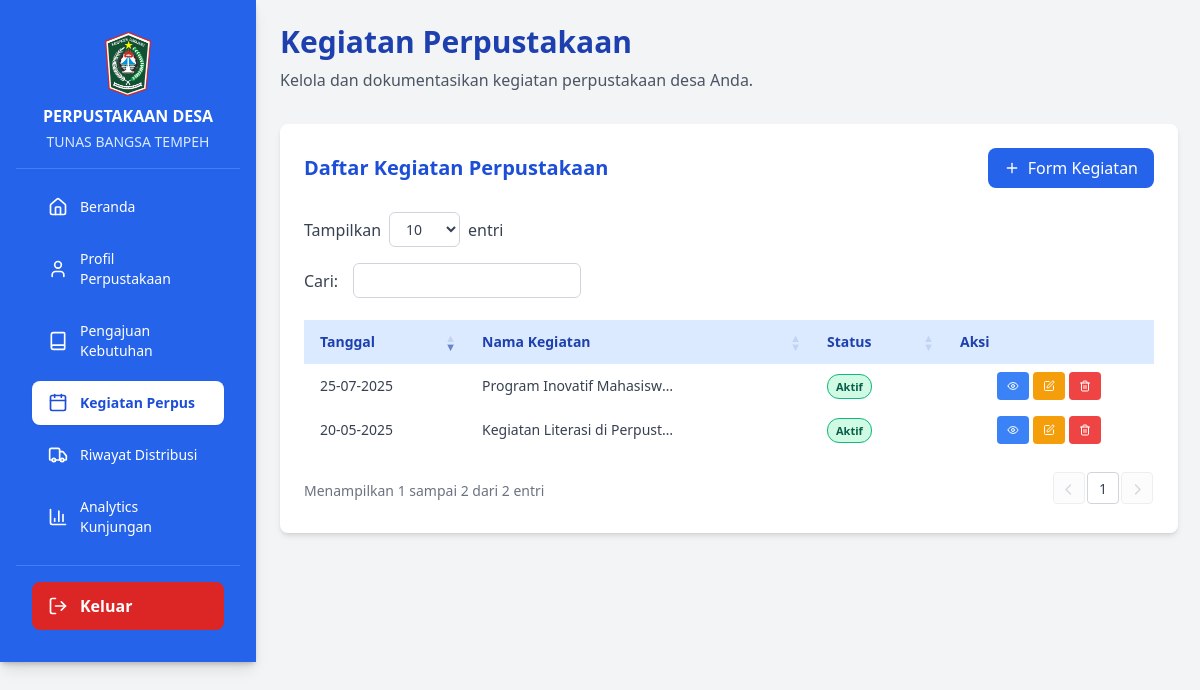
The page /admin/kegiatan-perpus (signed in) on the database its author committed.
### app/models.py (models this page shows)
class KegiatanPerpus(db.Model):
    id = db.Column(db.Integer, primary_key=True)
    user_id = db.Column(db.Integer, db.ForeignKey('user.id'), nullable=False)
    perpus_id = db.Column(db.Integer, db.ForeignKey('perpus_desa.id'), nullable=False)
    nama_kegiatan = db.Column(db.String(200), nullable=False)
    tanggal_kegiatan = db.Column(db.Date, nullable=False)
    deskripsi_kegiatan = db.Column(db.Text, nullable=False)  # HTML content
    lokasi_kegiatan = db.Column(db.String(255), nullable=False)  # Google Maps link (same as detail_perpus.lokasi)
    latitude = db.Column(db.Float, nullable=True)
    longitude = db.Column(db.Float, nullable=True)
    foto_kegiatan = db.Column(db.String(255), nullable=True)
    status = db.Column(db.String(20), default='active')  # active, archived
    created_at = db.Column(db.DateTime, default=get_wib_datetime)
    updated_at = db.Column(db.DateTime, default=get_wib_datetime, onupdate=get_wib_datetime)
    user = db.relationship('User', backref='kegiatan_perpus_list')
    perpus = db.relationship('PerpusDesa', backref='kegiatan_list')

### app/controllers/admin_routes.py (the view, shortened to what this page needs)
@bp.route('/kegiatan-perpus', methods=['GET', 'POST'])
@admin_login_required
def kegiatan_perpus():
    user_id = SessionManager.get_current_user_id('admin')
    user = User.query.get(user_id)
    data_kegiatan = KegiatanPerpus.query.filter_by(perpus_id=user.perpus_id).order_by(KegiatanPerpus.tanggal_kegiatan.desc()).all()
    return render_template('admin/kegiatan_perpus.html', data_kegiatan=data_kegiatan)

### app/controllers/admin_routes.py (called while the page is built)
def admin_login_required(f):
    @wraps(f)
    def decorated_function(*args, **kwargs):
        if not SessionManager.is_logged_in('admin'):
            flash("Silakan login sebagai Admin Perpusdes.", "warning")
            return redirect(url_for('admin.login'))
        return f(*args, **kwargs)
    return decorated_function

### app/utils/session_manager.py (called while the page is built)
    @staticmethod
    def get_session_key(role):
        if role == 'user':
            return SessionManager.USER_SESSION_KEY
        elif role == 'admin':
            return SessionManager.ADMIN_SESSION_KEY
        elif role == 'superadmin':
            return SessionManager.SUPERADMIN_SESSION_KEY
        return None

    @staticmethod
    def get_user_session(role='user'):
        session_key = SessionManager.get_session_key(role)
        if session_key and session_key in session:
            return session[session_key]
        return None

    @staticmethod
    def is_logged_in(role='user'):
        user_session = SessionManager.get_user_session(role)
        return user_session is not None and user_session.get('role') == role

    @staticmethod
    def get_current_user_id(role='user'):
        user_session = SessionManager.get_user_session(role)
        return user_session.get('user_id') if user_session else None

    @staticmethod
    def get_any_user_session():
        if SessionManager.is_logged_in('user'):
            return SessionManager.get_user_session('user')
        elif SessionManager.is_logged_in('admin'):
            return SessionManager.get_user_session('admin')
        elif SessionManager.is_logged_in('superadmin'):
            return SessionManager.get_user_session('superadmin')
        return None

    @staticmethod
    def get_any_user_data(key):
        user_session = SessionManager.get_any_user_session()
        return user_session.get(key) if user_session else None

### app/templates/admin/kegiatan_perpus.html (shortened to what this page needs)
{% extends "admin/base_admin.html" %}
{% from "admin/content_wrapper.html" import page_header, card %}
{% block extra_head %}
<link rel="stylesheet" type="text/css" href="https://cdn.datatables.net/1.12.1/css/dataTables.bootstrap5.min.css">
<link rel="stylesheet" type="text/css" href="https://cdn.datatables.net/responsive/2.3.0/css/responsive.bootstrap5.min.css">
<link rel="stylesheet" href="https://cdnjs.cloudflare.com/ajax/libs/font-awesome/6.0.0/css/all.min.css">
{% endblock %}
{% block content %}
{{ page_header("Kegiatan Perpustakaan", "Kelola dan dokumentasikan kegiatan perpustakaan desa Anda.") }}
<div class="bg-white p-4 md:p-6 rounded-lg shadow-md">
  <div class="flex flex-col sm:flex-row justify-between items-start sm:items-center mb-6 gap-4">
    <h3 class="text-xl font-semibold text-blue-700">Daftar Kegiatan Perpustakaan</h3>
    <button type="button" onclick="openModal()" class="bg-blue-600 hover:bg-blue-700 text-white px-4 py-2 rounded-lg transition duration-200 flex items-center space-x-2 w-full sm:w-auto justify-center sm:justify-start">
      <i data-lucide="plus" class="w-4 h-4"></i>
      <span>Form Kegiatan</span>
    </button>
  </div>
  <div class="overflow-x-auto">
    <table id="kegiatanTable" class="min-w-full text-sm text-gray-700 table-auto">
      <thead class="bg-blue-100 text-blue-800">
        <tr>
          <th class="py-3 px-2 md:px-4 text-left">Tanggal</th>
          <th class="py-3 px-2 md:px-4 text-left">Nama Kegiatan</th>
          <th class="py-3 px-2 md:px-4 text-left">Status</th>
          <th class="py-3 px-2 md:px-4 text-center">Aksi</th>
        </tr>
      </thead>
      <tbody>
        {% for item in data_kegiatan %}
        <tr class="border-b hover:bg-gray-50">
          <td class="py-2 px-2 md:px-4" data-sort="{{ item.tanggal_kegiatan.strftime('%Y%m%d') }}">
            {{ item.tanggal_kegiatan.strftime('%d-%m-%Y') }}
          </td>
          <td class="py-2 px-2 md:px-4">
            <div class="max-w-48 truncate font-medium" title="{{ item.nama_kegiatan }}">
              {{ item.nama_kegiatan }}
            </div>
          </td>
          <td class="py-2 px-2 md:px-4">
            <span class="status-badge status-{{ item.status }}">
              {% if item.status == 'active' %}Aktif{% else %}Arsip{% endif %}
            </span>
          </td>
          <td class="py-2 px-2 md:px-4">
            <div class="action-buttons">
              <button onclick="viewDetail({{ item.id }})"
                      class="action-btn bg-blue-500 hover:bg-blue-600 text-white"
                      title="Detail">
                <i data-lucide="eye" class="w-3 h-3"></i>
              </button>
              <button onclick="editKegiatan({{ item.id }})"
                      class="action-btn bg-amber-500 hover:bg-amber-600 text-white"
                      title="Edit">
                <i data-lucide="edit" class="w-3 h-3"></i>
              </button>
              <button onclick="deleteKegiatan({{ item.id }})"
                      class="action-btn bg-red-500 hover:bg-red-600 text-white"
                      title="Hapus">
                <i data-lucide="trash-2" class="w-3 h-3"></i>
              </button>
            </div>
          </td>
        </tr>
        {% endfor %}
      </tbody>
    </table>
  </div>
</div>
{% endblock %}
{% block extra_js %}
<link rel="stylesheet" href="https://unpkg.com/leaflet@1.9.4/dist/leaflet.css" />
{% endblock %}

### app/templates/admin/kegiatan_perpus.html (style rules this page uses)
.action-buttons { display: flex; gap: 4px; justify-content: center; flex-wrap: wrap; }
.action-btn { padding: 4px 8px; font-size: 12px; border-radius: 4px; transition: all 0.2s; display: inline-flex; align-items: center; justify-content: center; min-width: 32px; height: 28px; }
.status-badge { padding: 4px 8px; border-radius: 12px; font-size: 11px; font-weight: 600; text-align: center; white-space: nowrap; }
.status-active { background-color: #d1fae5; color: #065f46; border: 1px solid #10b981; }

### rows shown on the page
KegiatanPerpus: tanggal_kegiatan "25-07-2025", nama_kegiatan "Program Inovatif Mahasisw…", status "Aktif"
KegiatanPerpus: tanggal_kegiatan "20-05-2025", nama_kegiatan "Kegiatan Literasi di Perpust…", status "Aktif"

### other values the page prints
{{ title }} "Kegiatan Perpustakaan"
{{ subtitle }} "Kelola dan dokumentasikan kegiatan perpustakaan desa Anda."
